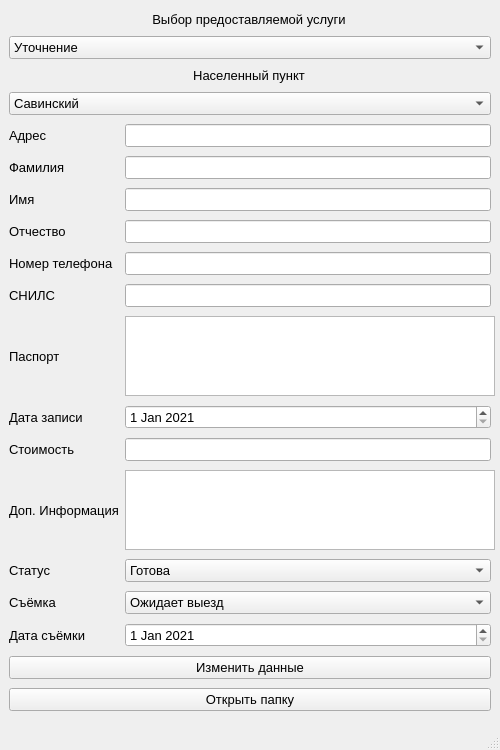
<?xml version="1.0" encoding="UTF-8"?>
<ui version="4.0">
 <class>viewSelectFormUi</class>
 <widget class="QMainWindow" name="viewSelectFormUi">
  <property name="geometry">
   <rect>
    <x>0</x>
    <y>0</y>
    <width>500</width>
    <height>750</height>
   </rect>
  </property>
  <property name="sizePolicy">
   <sizepolicy hsizetype="Fixed" vsizetype="Fixed">
    <horstretch>0</horstretch>
    <verstretch>0</verstretch>
   </sizepolicy>
  </property>
  <property name="minimumSize">
   <size>
    <width>500</width>
    <height>750</height>
   </size>
  </property>
  <property name="maximumSize">
   <size>
    <width>500</width>
    <height>750</height>
   </size>
  </property>
  <property name="font">
   <font>
    <pointsize>10</pointsize>
   </font>
  </property>
  <property name="windowTitle">
   <string>Просмотр/изменение данных</string>
  </property>
  <widget class="QWidget" name="centralwidget">
   <property name="font">
    <font>
     <family>Yu Gothic UI</family>
     <pointsize>9</pointsize>
    </font>
   </property>
   <layout class="QGridLayout" name="gridLayout_2">
    <item row="20" column="1">
     <widget class="QComboBox" name="comboBoxStatus">
      <property name="font">
       <font>
        <family>MS Shell Dlg 2</family>
        <pointsize>10</pointsize>
       </font>
      </property>
      <item>
       <property name="text">
        <string>Готова</string>
       </property>
      </item>
      <item>
       <property name="text">
        <string>В ожидании</string>
       </property>
      </item>
      <item>
       <property name="text">
        <string>В разработке</string>
       </property>
      </item>
     </widget>
    </item>
    <item row="4" column="0" colspan="2">
     <widget class="QLabel" name="labelCity">
      <property name="sizePolicy">
       <sizepolicy hsizetype="Fixed" vsizetype="Fixed">
        <horstretch>0</horstretch>
        <verstretch>0</verstretch>
       </sizepolicy>
      </property>
      <property name="minimumSize">
       <size>
        <width>480</width>
        <height>0</height>
       </size>
      </property>
      <property name="font">
       <font>
        <family>MS Shell Dlg 2</family>
        <pointsize>10</pointsize>
       </font>
      </property>
      <property name="text">
       <string>Населенный пункт</string>
      </property>
      <property name="alignment">
       <set>Qt::AlignCenter</set>
      </property>
     </widget>
    </item>
    <item row="15" column="1">
     <widget class="QTextEdit" name="textEditPassport">
      <property name="minimumSize">
       <size>
        <width>370</width>
        <height>80</height>
       </size>
      </property>
      <property name="maximumSize">
       <size>
        <width>370</width>
        <height>80</height>
       </size>
      </property>
      <property name="font">
       <font>
        <family>MS Shell Dlg 2</family>
        <pointsize>10</pointsize>
       </font>
      </property>
     </widget>
    </item>
    <item row="26" column="1">
     <widget class="QDateEdit" name="dateEditDataWork">
      <property name="font">
       <font>
        <family>MS Shell Dlg 2</family>
        <pointsize>10</pointsize>
       </font>
      </property>
      <property name="date">
       <date>
        <year>2021</year>
        <month>1</month>
        <day>1</day>
       </date>
      </property>
     </widget>
    </item>
    <item row="9" column="1">
     <widget class="QLineEdit" name="lineEditAddress">
      <property name="font">
       <font>
        <family>MS Shell Dlg 2</family>
        <pointsize>10</pointsize>
       </font>
      </property>
     </widget>
    </item>
    <item row="18" column="1">
     <widget class="QTextEdit" name="textEditInfo">
      <property name="minimumSize">
       <size>
        <width>370</width>
        <height>80</height>
       </size>
      </property>
      <property name="maximumSize">
       <size>
        <width>370</width>
        <height>80</height>
       </size>
      </property>
      <property name="font">
       <font>
        <family>MS Shell Dlg 2</family>
        <pointsize>10</pointsize>
       </font>
      </property>
     </widget>
    </item>
    <item row="21" column="1">
     <widget class="QComboBox" name="comboBoxWork">
      <property name="font">
       <font>
        <family>MS Shell Dlg 2</family>
        <pointsize>10</pointsize>
       </font>
      </property>
      <item>
       <property name="text">
        <string>Ожидает выезд</string>
       </property>
      </item>
      <item>
       <property name="text">
        <string>В обработке</string>
       </property>
      </item>
      <item>
       <property name="text">
        <string>Готова</string>
       </property>
      </item>
     </widget>
    </item>
    <item row="30" column="0" colspan="2">
     <widget class="QPushButton" name="pushButtonOpenFolder">
      <property name="enabled">
       <bool>true</bool>
      </property>
      <property name="font">
       <font>
        <family>MS Shell Dlg 2</family>
        <pointsize>10</pointsize>
       </font>
      </property>
      <property name="text">
       <string>Открыть папку</string>
      </property>
     </widget>
    </item>
    <item row="16" column="1">
     <widget class="QDateEdit" name="dateEditDate">
      <property name="font">
       <font>
        <family>MS Shell Dlg 2</family>
        <pointsize>10</pointsize>
       </font>
      </property>
      <property name="date">
       <date>
        <year>2021</year>
        <month>1</month>
        <day>1</day>
       </date>
      </property>
     </widget>
    </item>
    <item row="10" column="1">
     <widget class="QLineEdit" name="lineEditSurname">
      <property name="font">
       <font>
        <family>MS Shell Dlg 2</family>
        <pointsize>10</pointsize>
       </font>
      </property>
     </widget>
    </item>
    <item row="14" column="1">
     <widget class="QLineEdit" name="lineEditSnils">
      <property name="font">
       <font>
        <family>MS Shell Dlg 2</family>
        <pointsize>10</pointsize>
       </font>
      </property>
     </widget>
    </item>
    <item row="3" column="0" colspan="2">
     <widget class="QComboBox" name="comboBoxProvideServices">
      <property name="font">
       <font>
        <family>MS Shell Dlg 2</family>
        <pointsize>10</pointsize>
       </font>
      </property>
      <item>
       <property name="text">
        <string>Уточнение</string>
       </property>
      </item>
      <item>
       <property name="text">
        <string>Учёт</string>
       </property>
      </item>
      <item>
       <property name="text">
        <string>Технический план</string>
       </property>
      </item>
      <item>
       <property name="text">
        <string>Перераспределение</string>
       </property>
      </item>
      <item>
       <property name="text">
        <string>Раздел</string>
       </property>
      </item>
     </widget>
    </item>
    <item row="12" column="1">
     <widget class="QLineEdit" name="lineEditMiddleName">
      <property name="font">
       <font>
        <family>MS Shell Dlg 2</family>
        <pointsize>10</pointsize>
       </font>
      </property>
     </widget>
    </item>
    <item row="17" column="1">
     <widget class="QLineEdit" name="lineEditPrice">
      <property name="font">
       <font>
        <family>MS Shell Dlg 2</family>
        <pointsize>10</pointsize>
       </font>
      </property>
     </widget>
    </item>
    <item row="13" column="1">
     <widget class="QLineEdit" name="lineEditTelefone">
      <property name="font">
       <font>
        <family>MS Shell Dlg 2</family>
        <pointsize>10</pointsize>
       </font>
      </property>
     </widget>
    </item>
    <item row="11" column="1">
     <widget class="QLineEdit" name="lineEditName">
      <property name="font">
       <font>
        <family>MS Shell Dlg 2</family>
        <pointsize>10</pointsize>
       </font>
      </property>
     </widget>
    </item>
    <item row="29" column="0" colspan="2">
     <widget class="QPushButton" name="pushButton">
      <property name="font">
       <font>
        <family>MS Shell Dlg 2</family>
        <pointsize>10</pointsize>
       </font>
      </property>
      <property name="text">
       <string>Изменить данные</string>
      </property>
     </widget>
    </item>
    <item row="9" column="0">
     <widget class="QLabel" name="labelAddress">
      <property name="font">
       <font>
        <family>MS Shell Dlg 2</family>
        <pointsize>10</pointsize>
       </font>
      </property>
      <property name="text">
       <string>Адрес</string>
      </property>
     </widget>
    </item>
    <item row="8" column="0" colspan="2">
     <widget class="QComboBox" name="comboBoxCity">
      <property name="font">
       <font>
        <family>MS Shell Dlg 2</family>
        <pointsize>10</pointsize>
       </font>
      </property>
      <item>
       <property name="text">
        <string>Савинский</string>
       </property>
      </item>
      <item>
       <property name="text">
        <string>Плесецк</string>
       </property>
      </item>
      <item>
       <property name="text">
        <string>19 кв.</string>
       </property>
      </item>
      <item>
       <property name="text">
        <string>Березка</string>
       </property>
      </item>
      <item>
       <property name="text">
        <string>88 кв.</string>
       </property>
      </item>
      <item>
       <property name="text">
        <string>Кривозерка</string>
       </property>
      </item>
      <item>
       <property name="text">
        <string>Савинское</string>
       </property>
      </item>
      <item>
       <property name="text">
        <string>Федово</string>
       </property>
      </item>
      <item>
       <property name="text">
        <string>Конево</string>
       </property>
      </item>
     </widget>
    </item>
    <item row="10" column="0">
     <widget class="QLabel" name="labelSurname">
      <property name="font">
       <font>
        <family>MS Shell Dlg 2</family>
        <pointsize>10</pointsize>
       </font>
      </property>
      <property name="text">
       <string>Фамилия</string>
      </property>
     </widget>
    </item>
    <item row="18" column="0">
     <widget class="QLabel" name="labelInfo">
      <property name="font">
       <font>
        <family>MS Shell Dlg 2</family>
        <pointsize>10</pointsize>
       </font>
      </property>
      <property name="text">
       <string>Доп. Информация</string>
      </property>
     </widget>
    </item>
    <item row="17" column="0">
     <widget class="QLabel" name="labelPrice">
      <property name="font">
       <font>
        <family>MS Shell Dlg 2</family>
        <pointsize>10</pointsize>
       </font>
      </property>
      <property name="text">
       <string>Стоимость</string>
      </property>
     </widget>
    </item>
    <item row="11" column="0">
     <widget class="QLabel" name="labelName">
      <property name="font">
       <font>
        <family>MS Shell Dlg 2</family>
        <pointsize>10</pointsize>
       </font>
      </property>
      <property name="text">
       <string>Имя</string>
      </property>
     </widget>
    </item>
    <item row="20" column="0">
     <widget class="QLabel" name="labelStatus">
      <property name="font">
       <font>
        <family>MS Shell Dlg 2</family>
        <pointsize>10</pointsize>
       </font>
      </property>
      <property name="text">
       <string>Статус</string>
      </property>
     </widget>
    </item>
    <item row="21" column="0">
     <widget class="QLabel" name="labelWork">
      <property name="font">
       <font>
        <family>MS Shell Dlg 2</family>
        <pointsize>10</pointsize>
       </font>
      </property>
      <property name="text">
       <string>Съёмка</string>
      </property>
     </widget>
    </item>
    <item row="12" column="0">
     <widget class="QLabel" name="labelMiddleName">
      <property name="font">
       <font>
        <family>MS Shell Dlg 2</family>
        <pointsize>10</pointsize>
       </font>
      </property>
      <property name="text">
       <string>Отчество</string>
      </property>
     </widget>
    </item>
    <item row="16" column="0">
     <widget class="QLabel" name="labelDate">
      <property name="font">
       <font>
        <family>MS Shell Dlg 2</family>
        <pointsize>10</pointsize>
       </font>
      </property>
      <property name="text">
       <string>Дата записи</string>
      </property>
     </widget>
    </item>
    <item row="13" column="0">
     <widget class="QLabel" name="labelTelefone">
      <property name="font">
       <font>
        <family>MS Shell Dlg 2</family>
        <pointsize>10</pointsize>
       </font>
      </property>
      <property name="text">
       <string>Номер телефона</string>
      </property>
     </widget>
    </item>
    <item row="14" column="0">
     <widget class="QLabel" name="labelSnils">
      <property name="font">
       <font>
        <family>MS Shell Dlg 2</family>
        <pointsize>10</pointsize>
       </font>
      </property>
      <property name="text">
       <string>СНИЛС</string>
      </property>
     </widget>
    </item>
    <item row="15" column="0">
     <widget class="QLabel" name="labelPassport">
      <property name="font">
       <font>
        <family>MS Shell Dlg 2</family>
        <pointsize>10</pointsize>
       </font>
      </property>
      <property name="text">
       <string>Паспорт</string>
      </property>
     </widget>
    </item>
    <item row="26" column="0">
     <widget class="QLabel" name="labelDataWork">
      <property name="font">
       <font>
        <family>MS Shell Dlg 2</family>
        <pointsize>10</pointsize>
       </font>
      </property>
      <property name="text">
       <string>Дата съёмки</string>
      </property>
     </widget>
    </item>
    <item row="0" column="0" colspan="2">
     <widget class="QLabel" name="labelService">
      <property name="sizePolicy">
       <sizepolicy hsizetype="Fixed" vsizetype="Fixed">
        <horstretch>0</horstretch>
        <verstretch>0</verstretch>
       </sizepolicy>
      </property>
      <property name="minimumSize">
       <size>
        <width>480</width>
        <height>0</height>
       </size>
      </property>
      <property name="font">
       <font>
        <family>MS Shell Dlg 2</family>
        <pointsize>10</pointsize>
       </font>
      </property>
      <property name="text">
       <string>Выбор предоставляемой услуги</string>
      </property>
      <property name="alignment">
       <set>Qt::AlignCenter</set>
      </property>
     </widget>
    </item>
   </layout>
  </widget>
  <widget class="QMenuBar" name="menubar">
   <property name="geometry">
    <rect>
     <x>0</x>
     <y>0</y>
     <width>500</width>
     <height>23</height>
    </rect>
   </property>
  </widget>
  <widget class="QStatusBar" name="statusbar"/>
 </widget>
 <resources/>
 <connections/>
</ui>
